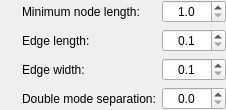
        <widget class="QWidget" name="widget_25" native="true">
         <layout class="QGridLayout" name="gridLayout_18">
          <property name="leftMargin">
           <number>0</number>
          </property>
          <property name="topMargin">
           <number>0</number>
          </property>
          <property name="rightMargin">
           <number>0</number>
          </property>
          <property name="bottomMargin">
           <number>0</number>
          </property>
          <item row="3" column="6">
           <widget class="QDoubleSpinBox" name="doubleModeNodeSeparationSpinBox">
            <property name="sizePolicy">
             <sizepolicy hsizetype="Minimum" vsizetype="Fixed">
              <horstretch>0</horstretch>
              <verstretch>0</verstretch>
             </sizepolicy>
            </property>
            <property name="focusPolicy">
             <enum>Qt::StrongFocus</enum>
            </property>
            <property name="alignment">
             <set>Qt::AlignCenter</set>
            </property>
            <property name="decimals">
             <number>1</number>
            </property>
            <property name="maximum">
             <double>100.000000000000000</double>
            </property>
            <property name="singleStep">
             <double>0.500000000000000</double>
            </property>
           </widget>
          </item>
          <item row="0" column="4">
           <widget class="InfoTextWidget" name="minimumNodeLengthInfoText" native="true">
            <property name="sizePolicy">
             <sizepolicy hsizetype="Fixed" vsizetype="Fixed">
              <horstretch>0</horstretch>
              <verstretch>0</verstretch>
             </sizepolicy>
            </property>
            <property name="minimumSize">
             <size>
              <width>16</width>
              <height>16</height>
             </size>
            </property>
           </widget>
          </item>
          <item row="0" column="5">
           <widget class="QLabel" name="label_25">
            <property name="sizePolicy">
             <sizepolicy hsizetype="Minimum" vsizetype="Preferred">
              <horstretch>0</horstretch>
              <verstretch>0</verstretch>
             </sizepolicy>
            </property>
            <property name="text">
             <string>Minimum node length:</string>
            </property>
           </widget>
          </item>
          <item row="0" column="6">
           <widget class="QDoubleSpinBox" name="minimumNodeLengthSpinBox">
            <property name="sizePolicy">
             <sizepolicy hsizetype="Minimum" vsizetype="Fixed">
              <horstretch>0</horstretch>
              <verstretch>0</verstretch>
             </sizepolicy>
            </property>
            <property name="focusPolicy">
             <enum>Qt::StrongFocus</enum>
            </property>
            <property name="alignment">
             <set>Qt::AlignCenter</set>
            </property>
            <property name="decimals">
             <number>1</number>
            </property>
            <property name="minimum">
             <double>1.000000000000000</double>
            </property>
            <property name="maximum">
             <double>1000.000000000000000</double>
            </property>
            <property name="singleStep">
             <double>1.000000000000000</double>
            </property>
           </widget>
          </item>
          <item row="1" column="6">
           <widget class="QDoubleSpinBox" name="edgeLengthSpinBox">
            <property name="sizePolicy">
             <sizepolicy hsizetype="Minimum" vsizetype="Fixed">
              <horstretch>0</horstretch>
              <verstretch>0</verstretch>
             </sizepolicy>
            </property>
            <property name="focusPolicy">
             <enum>Qt::StrongFocus</enum>
            </property>
            <property name="alignment">
             <set>Qt::AlignCenter</set>
            </property>
            <property name="decimals">
             <number>1</number>
            </property>
            <property name="minimum">
             <double>0.100000000000000</double>
            </property>
            <property name="maximum">
             <double>100.000000000000000</double>
            </property>
            <property name="singleStep">
             <double>1.000000000000000</double>
            </property>
           </widget>
          </item>
          <item row="3" column="5">
           <widget class="QLabel" name="label_33">
            <property name="sizePolicy">
             <sizepolicy hsizetype="Minimum" vsizetype="Preferred">
              <horstretch>0</horstretch>
              <verstretch>0</verstretch>
             </sizepolicy>
            </property>
            <property name="text">
             <string>Double mode separation:</string>
            </property>
           </widget>
          </item>
          <item row="0" column="7">
           <spacer name="horizontalSpacer_29">
            <property name="orientation">
             <enum>Qt::Horizontal</enum>
            </property>
            <property name="sizeType">
             <enum>QSizePolicy::Expanding</enum>
            </property>
            <property name="sizeHint" stdset="0">
             <size>
              <width>0</width>
              <height>20</height>
             </size>
            </property>
           </spacer>
          </item>
          <item row="0" column="3">
           <spacer name="horizontalSpacer_30">
            <property name="orientation">
             <enum>Qt::Horizontal</enum>
            </property>
            <property name="sizeType">
             <enum>QSizePolicy::Expanding</enum>
            </property>
            <property name="sizeHint" stdset="0">
             <size>
              <width>0</width>
              <height>20</height>
             </size>
            </property>
           </spacer>
          </item>
          <item row="1" column="5">
           <widget class="QLabel" name="label_31">
            <property name="sizePolicy">
             <sizepolicy hsizetype="Minimum" vsizetype="Preferred">
              <horstretch>0</horstretch>
              <verstretch>0</verstretch>
             </sizepolicy>
            </property>
            <property name="text">
             <string>Edge length:</string>
            </property>
           </widget>
          </item>
          <item row="3" column="4">
           <widget class="InfoTextWidget" name="doubleModeNodeSeparationInfoText" native="true">
            <property name="sizePolicy">
             <sizepolicy hsizetype="Fixed" vsizetype="Fixed">
              <horstretch>0</horstretch>
              <verstretch>0</verstretch>
             </sizepolicy>
            </property>
            <property name="minimumSize">
             <size>
              <width>16</width>
              <height>16</height>
             </size>
            </property>
           </widget>
          </item>
          <item row="1" column="4">
           <widget class="InfoTextWidget" name="edgeLengthInfoText" native="true">
            <property name="sizePolicy">
             <sizepolicy hsizetype="Fixed" vsizetype="Fixed">
              <horstretch>0</horstretch>
              <verstretch>0</verstretch>
             </sizepolicy>
            </property>
            <property name="minimumSize">
             <size>
              <width>16</width>
              <height>16</height>
             </size>
            </property>
           </widget>
          </item>
          <item row="2" column="4">
           <widget class="InfoTextWidget" name="edgeWidthInfoText" native="true">
            <property name="sizePolicy">
             <sizepolicy hsizetype="Fixed" vsizetype="Fixed">
              <horstretch>0</horstretch>
              <verstretch>0</verstretch>
             </sizepolicy>
            </property>
            <property name="minimumSize">
             <size>
              <width>16</width>
              <height>16</height>
             </size>
            </property>
           </widget>
          </item>
          <item row="2" column="5">
           <widget class="QLabel" name="label_5">
            <property name="sizePolicy">
             <sizepolicy hsizetype="Minimum" vsizetype="Preferred">
              <horstretch>0</horstretch>
              <verstretch>0</verstretch>
             </sizepolicy>
            </property>
            <property name="text">
             <string>Edge width:</string>
            </property>
           </widget>
          </item>
          <item row="2" column="6">
           <widget class="QDoubleSpinBox" name="edgeWidthSpinBox">
            <property name="sizePolicy">
             <sizepolicy hsizetype="Minimum" vsizetype="Fixed">
              <horstretch>0</horstretch>
              <verstretch>0</verstretch>
             </sizepolicy>
            </property>
            <property name="focusPolicy">
             <enum>Qt::StrongFocus</enum>
            </property>
            <property name="alignment">
             <set>Qt::AlignCenter</set>
            </property>
            <property name="decimals">
             <number>1</number>
            </property>
            <property name="minimum">
             <double>0.100000000000000</double>
            </property>
            <property name="maximum">
             <double>100.000000000000000</double>
            </property>
            <property name="singleStep">
             <double>0.500000000000000</double>
            </property>
           </widget>
          </item>
         </layout>
        </widget>
